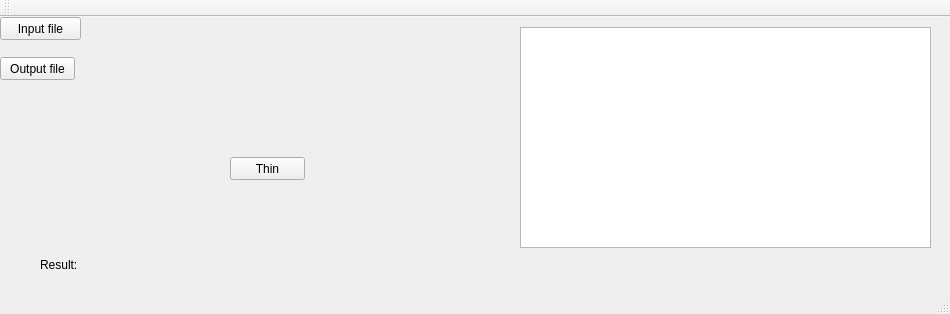
<?xml version="1.0" encoding="UTF-8"?>
<ui version="4.0">
 <class>MainWindow</class>
 <widget class="QMainWindow" name="MainWindow">
  <property name="geometry">
   <rect>
    <x>0</x>
    <y>0</y>
    <width>950</width>
    <height>314</height>
   </rect>
  </property>
  <property name="windowTitle">
   <string>Thinning the network</string>
  </property>
  <widget class="QWidget" name="centralWidget">
   <widget class="QPushButton" name="pushButtonInFile">
    <property name="geometry">
     <rect>
      <x>0</x>
      <y>0</y>
      <width>81</width>
      <height>23</height>
     </rect>
    </property>
    <property name="text">
     <string>Input file</string>
    </property>
   </widget>
   <widget class="QLabel" name="labelInFile">
    <property name="geometry">
     <rect>
      <x>90</x>
      <y>0</y>
      <width>421</width>
      <height>21</height>
     </rect>
    </property>
    <property name="text">
     <string/>
    </property>
   </widget>
   <widget class="QPushButton" name="pushButtonThin">
    <property name="geometry">
     <rect>
      <x>230</x>
      <y>140</y>
      <width>75</width>
      <height>23</height>
     </rect>
    </property>
    <property name="text">
     <string>Thin</string>
    </property>
   </widget>
   <widget class="QLabel" name="label">
    <property name="geometry">
     <rect>
      <x>40</x>
      <y>240</y>
      <width>41</width>
      <height>16</height>
     </rect>
    </property>
    <property name="text">
     <string>Result:</string>
    </property>
   </widget>
   <widget class="QLabel" name="labelResult">
    <property name="geometry">
     <rect>
      <x>80</x>
      <y>240</y>
      <width>491</width>
      <height>16</height>
     </rect>
    </property>
    <property name="text">
     <string/>
    </property>
   </widget>
   <widget class="QTextEdit" name="textEdit">
    <property name="geometry">
     <rect>
      <x>520</x>
      <y>10</y>
      <width>411</width>
      <height>221</height>
     </rect>
    </property>
   </widget>
   <widget class="QPushButton" name="pushButtonOutFile">
    <property name="geometry">
     <rect>
      <x>0</x>
      <y>40</y>
      <width>75</width>
      <height>23</height>
     </rect>
    </property>
    <property name="text">
     <string>Output file</string>
    </property>
   </widget>
   <widget class="QLabel" name="labelOutFile">
    <property name="geometry">
     <rect>
      <x>100</x>
      <y>40</y>
      <width>411</width>
      <height>21</height>
     </rect>
    </property>
    <property name="text">
     <string/>
    </property>
   </widget>
  </widget>
  <widget class="QMenuBar" name="menuBar">
   <property name="geometry">
    <rect>
     <x>0</x>
     <y>0</y>
     <width>950</width>
     <height>18</height>
    </rect>
   </property>
  </widget>
  <widget class="QToolBar" name="mainToolBar">
   <attribute name="toolBarArea">
    <enum>TopToolBarArea</enum>
   </attribute>
   <attribute name="toolBarBreak">
    <bool>false</bool>
   </attribute>
  </widget>
  <widget class="QStatusBar" name="statusBar"/>
 </widget>
 <layoutdefault spacing="6" margin="11"/>
 <resources/>
 <connections>
  <connection>
   <sender>pushButtonInFile</sender>
   <signal>clicked()</signal>
   <receiver>MainWindow</receiver>
   <slot>inFileSelecter()</slot>
   <hints>
    <hint type="sourcelabel">
     <x>45</x>
     <y>54</y>
    </hint>
    <hint type="destinationlabel">
     <x>150</x>
     <y>160</y>
    </hint>
   </hints>
  </connection>
  <connection>
   <sender>pushButtonOutFile</sender>
   <signal>clicked()</signal>
   <receiver>MainWindow</receiver>
   <slot>outFileSelecter()</slot>
   <hints>
    <hint type="sourcelabel">
     <x>31</x>
     <y>83</y>
    </hint>
    <hint type="destinationlabel">
     <x>214</x>
     <y>245</y>
    </hint>
   </hints>
  </connection>
  <connection>
   <sender>pushButtonThin</sender>
   <signal>clicked()</signal>
   <receiver>MainWindow</receiver>
   <slot>thinner()</slot>
   <hints>
    <hint type="sourcelabel">
     <x>299</x>
     <y>190</y>
    </hint>
    <hint type="destinationlabel">
     <x>402</x>
     <y>235</y>
    </hint>
   </hints>
  </connection>
 </connections>
 <slots>
  <slot>thinner()</slot>
  <slot>inFileSelecter()</slot>
  <slot>outFileSelecter()</slot>
 </slots>
</ui>
